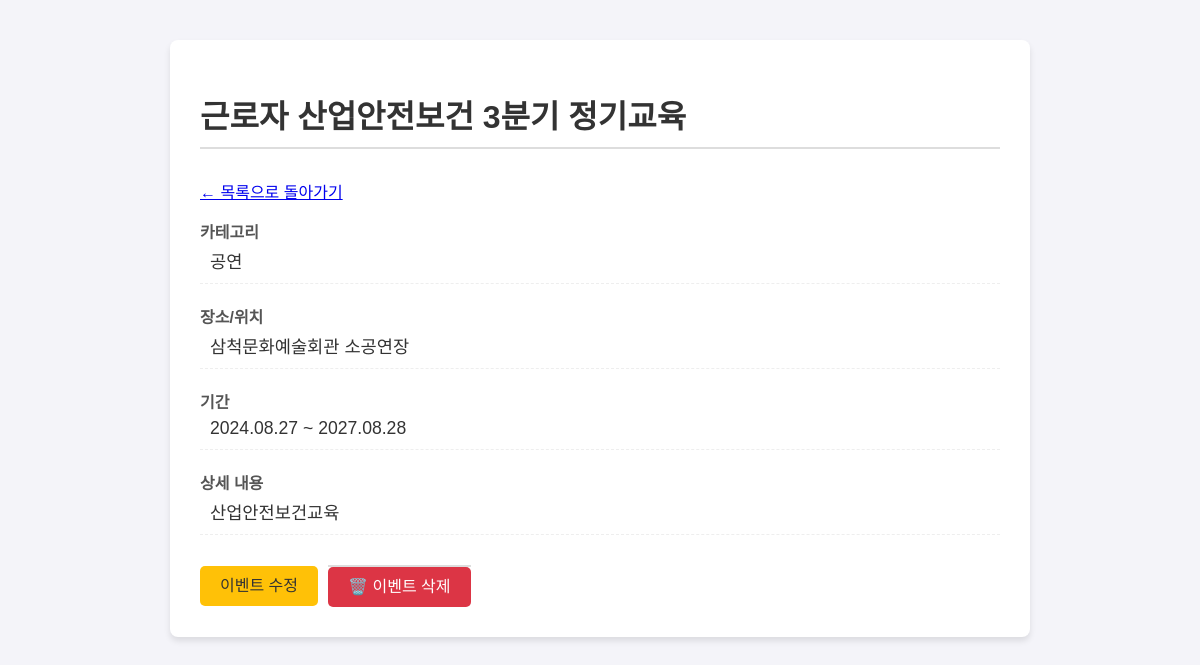
Page /1955 on the committed database.
### app.py (models this page shows, shortened)
class Event(db.Model):
    __tablename__ = 'event'
    event_id = db.Column(db.Integer, primary_key=True)
    title = db.Column(db.String(100), nullable=False)
    description = db.Column(db.Text, nullable=True)
    location = db.Column(db.String(100), nullable=False)
    start_date = db.Column(db.Date, nullable=False)
    end_date = db.Column(db.Date, nullable=False)
    category_id = db.Column(db.Integer, db.ForeignKey('category.category_id'), nullable=False)

class Category(db.Model):
    __tablename__ = 'category'
    category_id = db.Column(db.Integer, primary_key=True)
    category_name = db.Column(db.String(50), unique=True, nullable=False)
    events = db.relationship('Event', backref='category', lazy=True)

### app.py (the view, shortened to what this page needs)
@app.route('/<int:event_id>', methods=['GET', 'POST'])
def event_detail(event_id):
    event = Event.query.get_or_404(event_id)
    categories = Category.query.all()
    if request.method == 'GET':
        return render_template('detail.html', event=event, categories=categories)

### templates/detail.html (shortened to what this page needs)
<!DOCTYPE html>
<html lang="ko">
<head>
</head>
<body>
    <div class="container">
        <h1>{{ event.title }}</h1>
        <p><a href="{{ url_for('event_list') }}">← 목록으로 돌아가기</a></p>
        <div class="display-mode" id="display-content">
            <div class="detail-group">
                <label>카테고리</label>
                <p>{{ event.category.category_name }}</p>
            </div>
            <div class="detail-group">
                <label>장소/위치</label>
                <p>{{ event.location }}</p>
            </div>
            <div class="detail-group">
                <label>기간</label>
                <p>{{ event.start_date.strftime('%Y.%m.%d') }} ~ {{ event.end_date.strftime('%Y.%m.%d') }}</p>
            </div>
            <div class="detail-group">
                <label>상세 내용</label>
                <p>{{ event.description or '상세 내용이 없습니다.' }}</p>
            </div>
        </div>
        <div class="button-group">
            <button class="btn btn-toggle" id="toggle-button" onclick="toggleEditMode()">이벤트 수정</button>
            <form id="delete-form" method="POST" action="{{ url_for('event_delete', event_id=event.event_id) }}">
                <button type="button" onclick="confirmDelete()" class="btn btn-delete">🗑️ 이벤트 삭제</button>
            </form>
        </div>
    </div>
</body>
</html>

### templates/detail.html (style rules this page uses)
body { font-family: sans-serif; margin: 40px; background-color: #f4f4f9; }
.container { max-width: 800px; margin: auto; background: white; padding: 30px; border-radius: 8px; box-shadow: 0 4px 6px rgba(0, 0, 0, 0.1); }
h1 { color: #333; border-bottom: 2px solid #ddd; padding-bottom: 10px; margin-bottom: 30px; }
.detail-group { margin-bottom: 20px; padding-bottom: 10px; border-bottom: 1px dashed #eee; }
.detail-group label { font-weight: bold; color: #555; display: block; margin-bottom: 5px; }
.detail-group p { margin: 0; padding-left: 10px; font-size: 1.1em; color: #333; }
form { margin-top: 30px; padding-top: 20px; border-top: 2px solid #ddd; }
label { display: block; margin-top: 15px; font-weight: bold; color: #555; }
.button-group { margin-top: 30px; display: flex; gap: 10px; align-items: center; }
.btn { padding: 10px 20px; border: none; border-radius: 5px; cursor: pointer; font-size: 16px; text-decoration: none; text-align: center; height: 40px; line-height: 20px; box-sizing: border-box; white-space: nowrap; }
.btn-toggle { background-color: #ffc107; color: #333; }
.btn-delete { background-color: #dc3545; color: white; }
#delete-form { display: inline-block; margin: 0; padding: 0; }

### rows in the picture
Event: title "근로자 산업안전보건 3분기 정기교육", location "삼척문화예술회관 소공연장", start_date "2024.08.27", end_date "2027.08.28", description "산업안전보건교육"
Category: category.category_name "공연"
